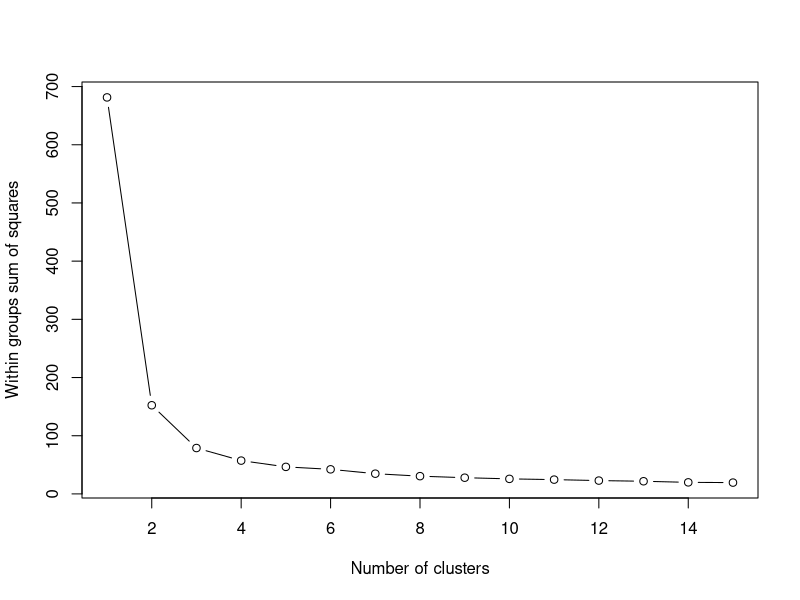
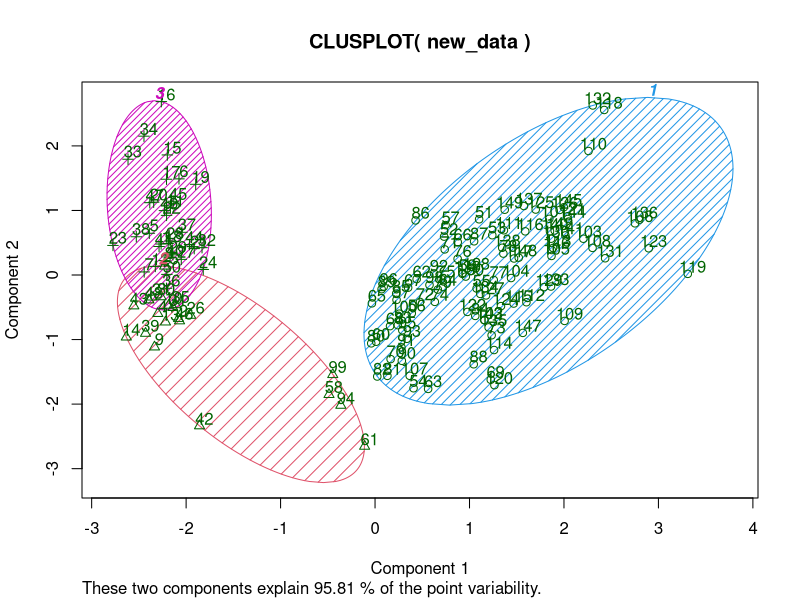

Source code (R) for these figures, in order:
# Load dataset
data("iris")

# Check column names (corrected function)
names(iris)

# Remove Species column
new_data <- subset(iris, select = -Species)
new_data

# Perform K-Means clustering with 3 clusters
cl <- kmeans(new_data, 3)

# Print clustering result
cl

# Finding optimal number of clusters using Elbow Method
data <- new_data
wss <- sapply(1:15, function(k) kmeans(data, k, nstart = 10)$tot.withinss)
wss

# Plot WSS vs. Number of Clusters
plot(1:15, wss, type = "b", xlab = "Number of clusters", ylab = "Within groups sum of squares")

# Install and load required package
install.packages("cluster")
library(cluster)

# Cluster plot
clusplot(new_data, cl$cluster, color = TRUE, shade = TRUE, labels = 2, lines = 0)

# Accessing cluster assignments and centers (corrected)
cl$cluster
cl$centers
